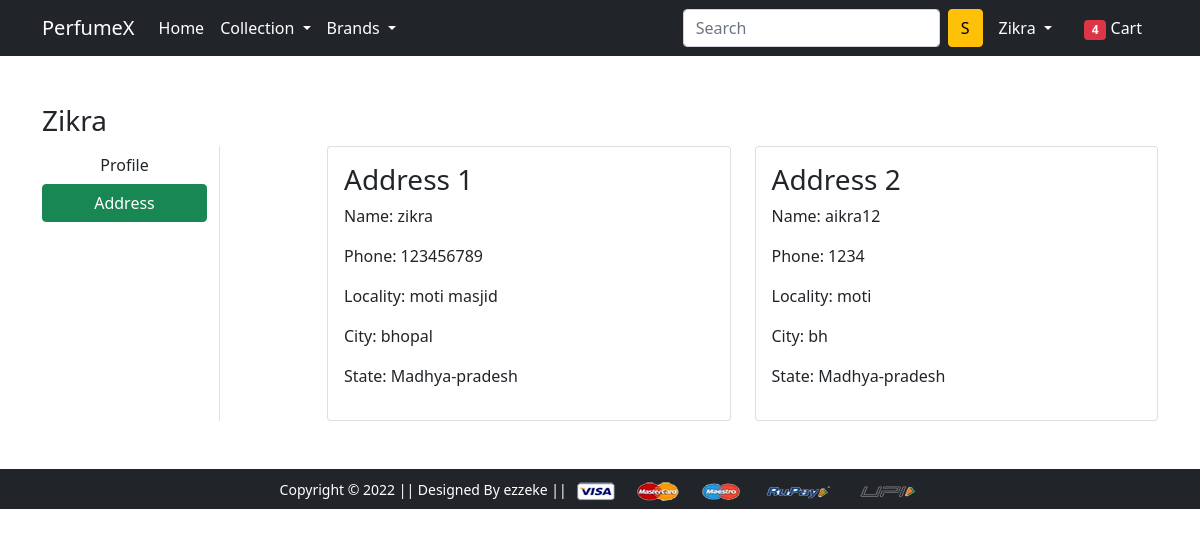
/address/ (signed in), run on the app's committed database.
### app/models.py (models this page shows, shortened)
class Customer(models.Model):
    user = models. ForeignKey(User, on_delete=models.CASCADE)
    name = models.CharField(max_length=100)
    phone = models.IntegerField()
    locality = models.CharField(max_length=100)
    city = models.CharField(max_length=100)
    zipcode = models.IntegerField()
    state = models.CharField(choices=STATE_CHOICES, max_length=50)

### app/views.py (the view)
# urls.py: path('address/', views.address, name='address'),
@login_required
def address(request):
    add = Customer.objects.filter(user=request.user)
    return render(request, 'app/address.html', {'add':add, 'active':'btn-success'})

### app/templates/app/address.html (shortened to what this page needs)
{% extends 'app/base.html' %}
{% load static %}
{% block main-content %}
<div class="container my-5">
 <div class="row">
 <h3><span class="text-capitalize">{{request.user}}</span></h3>
  <div class="col-sm-2 border-end">
   <ul class="list-unstyled">
    <li class="d-grid"><a href="{% url 'profile' %}" class="btn">Profile</a></li>
    <li class="d-grid"><a href="{% url 'address' %}" class="btn {{active}}">Address</a></li>
   </ul>
  </div>
  <div class="col-sm-9 offset-sm-1">
   <div class="row">
    {% for ad in add %}
    <div class="col-sm-6">
     <div class="card">
      <div class="card-body">
       <h3>Address {{forloop.counter}}</h3>
       <p>Name: {{ad.name}}</p>
       <p>Phone: {{ad.phone}}</p>
       <p>Locality: {{ad.locality}}</p>
       <p>City: {{ad.city}}</p>
       <p>State: {{ad.state}}</p>
      </div>
     </div>
    </div>
    {% endfor %}
   </div>
  </div>
 </div>
</div>
{% endblock main-content %}

### app/templates/app/base.html (shortened to what this page needs)
<!doctype html>
{% load static %}
<html lang="en">
  <head>
    <link href="https://cdn.jsdelivr.net/npm/bootstrap@5.0.0-beta1/dist/css/bootstrap.min.css" rel="stylesheet">
    <link rel="stylesheet" href="{% static 'app/css/owl.carousel.min.css' %}">
    <link rel="stylesheet" href="{% static 'app/css/all.min.css' %}">
    <link rel="stylesheet" href="{% static 'app/css/style.css' %}">
  </head>
  <body>
    <nav class="navbar navbar-expand-lg navbar-dark bg-dark">
     <div class="container">
       <a class="navbar-brand" href="/">PerfumeX</a>
       <div class="collapse navbar-collapse" id="navbarSupportedContent">
         <ul class="navbar-nav me-auto mb-2 mb-lg-0">
           <li class="nav-item">
             <a class="nav-link active" aria-current="page" href="/">Home</a>
           </li>
           <li class="nav-item dropdown">
             <a class="nav-link dropdown-toggle text-white" href="#" id="electronicsDropdown" role="button" data-bs-toggle="dropdown" aria-expanded="false">
               Collection
             </a>
           </li>
           <li class="nav-item dropdown">
             <a class="nav-link dropdown-toggle text-white" href="#" id="fashionDropdown" role="button" data-bs-toggle="dropdown" aria-expanded="false">
               Brands
             </a>
           </li>
         </ul>
         <form class="d-flex">
           <input class="form-control me-2" type="search" placeholder="Search" aria-label="Search">
           <button class="btn btn-warning" type="submit">S</button>
         </form>
         <div>
          <ul class="navbar-nav me-auto mb-2 mb-lg-0">
            {% if request.user.is_authenticated %}
           <li class="nav-item dropdown mx-2">
              <a class="nav-link dropdown-toggle text-white" href="#" id="profileDropdown" role="button" data-bs-toggle="dropdown" aria-expanded="false">
                {{request.user.username|capfirst}}
              </a>
            </li>
            <li class="nav-item mx-2">
             <a href="{% url 'showcart' %}" class="nav-link text-white"><span class="badge bg-danger">4</span> Cart </a>
            </li>
            {% endif %}
          </ul>
         </div>
       </div>
     </div>
    </nav>
    {% block main-content %} {% endblock main-content %}
    <footer class="container-fluid bg-dark text-center p-2 mt-5">
        <small class="text-white">Copyright &copy; 2022 || Designed By ezzeke || </small>
        <img src="{% static 'app/images/payment.png' %}" alt="" srcset="" class="img-fluid" height="2px">
    </footer>
  </body>
</html>

### data on the page
Customer: name "zikra", phone "123456789", locality "moti masjid", city "bhopal", state "Madhya-pradesh"
Customer: name "aikra12", phone "1234", locality "moti", city "bh", state "Madhya-pradesh"

### other printed values
{{ request.user.username|capfirst }} "Zikra"
{{ request.user }} "Zikra"
